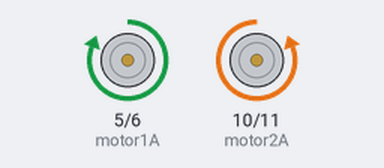
A sketch run on a simulated Arduino Uno, built with avr-gcc and run on an emulated ATmega328P. On the bench: motor-driver pin pairs drawn as motors (green arrow = first pin HIGH = forward, orange = second pin HIGH = backward, longer = more drive).

Above: at 0.5 s.
At 2.5 s:
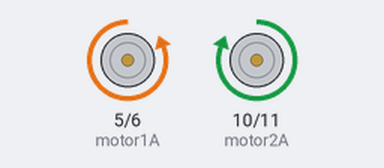
At 4.5 s:
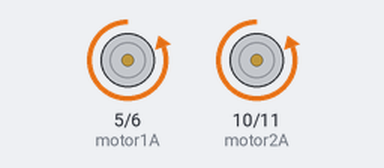
At 9.5 s:
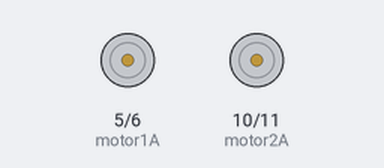
Timing chart, 0 to 10.4 s (numbered marks = the images above):
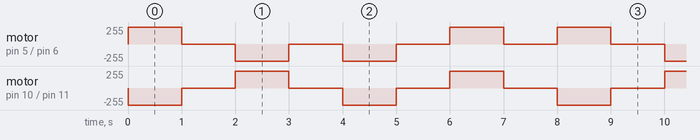

Measured:
- by itself, motor on pin 10 (motor2A) / pin 11 (motor2B): repeats every 4.0 s: stopped 1.0 s, forward 255/255 1.0 s, stopped 1.0 s, backward 255/255 1.0 s
- by itself, motor on pin 5 (motor1A) / pin 6 (motor1B): repeats every 8.0 s: 2 × (stopped 1.0 s, backward 255/255 1.0 s), 2 × (stopped 1.0 s, forward 255/255 1.0 s)

The sketch:

hbridge_motors_test.ino
```cpp
int motor1A = 5;
int motor1B = 6;

int motor2A = 10;
int motor2B = 11;

void setup() {
  // put your setup code here, to run once:
  pinMode(motor1A, OUTPUT);
  pinMode(motor1B, OUTPUT);

  pinMode(motor2A, OUTPUT);
  pinMode(motor2B, OUTPUT);
}

void loop() {
  // put your main code here, to run repeatedly:
  motion("front");
  delay(1000);
  motion("stop");
  delay(1000);
  motion("back");
  delay(1000);
  motion("stop");
  delay(1000);
  motion("right");
  delay(1000);
  motion("stop");
  delay(1000);
  motion("left");
  delay(1000);
  motion("stop");
  delay(1000);
}

void motor1(String i) {
  if(i.equals("CW") == true){
    digitalWrite(motor1A, HIGH);
    digitalWrite(motor1B, LOW);
  } else if(i.equals("CCW") == true){
    digitalWrite(motor1A, LOW);
    digitalWrite(motor1B, HIGH);
  } else if(i.equals("OFF") == true){
    digitalWrite(motor1A, LOW);
    digitalWrite(motor1B, LOW);
  } else {
    digitalWrite(motor1A, LOW);
    digitalWrite(motor1B, LOW);
  }
}

void motor2(String i) {
  if(i.equals("CW") == true){
    digitalWrite(motor2A, HIGH);
    digitalWrite(motor2B, LOW);
  } else if(i.equals("CCW") == true){
    digitalWrite(motor2A, LOW);
    digitalWrite(motor2B, HIGH);
  } else if(i.equals("OFF") == true){
    digitalWrite(motor2A, LOW);
    digitalWrite(motor2B, LOW);
  } else {
    digitalWrite(motor2A, LOW);
    digitalWrite(motor2B, LOW);
  }
}

void motion(String m){
  if(m.equals("front") == true){
    motor1("CW");
    motor2("CCW");
  } else if(m.equals("back") == true){
    motor1("CCW");
    motor2("CW");
  } else if(m.equals("right") == true){
    motor1("CCW");
    motor2("CCW");
  } else if(m.equals("left") == true){
    motor1("CW");
    motor2("CW");
  } else {
    motor1("OFF");
    motor2("OFF");
  }
}
```
